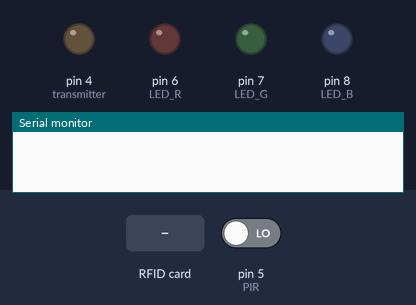
Bench run of a sketch on a simulated Arduino Uno, built with avr-gcc and run on an emulated ATmega328P. Shown: output pins drawn as LEDs (lit = HIGH), the last lines printed to the serial monitor. The test bench sets the inputs (shaded band); at power-on: pin 5 (PIR) LOW. Pins used as bus, display or sensor lines are not drawn.

Above: at 1.2 s.
1.3 s: RFID card B5 61 2B 77 held to the reader
At 1.9 s:
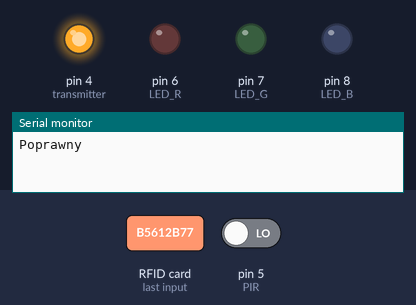
2.8 s: RFID card 5E 7A 19 C4 held to the reader
At 3.3 s:
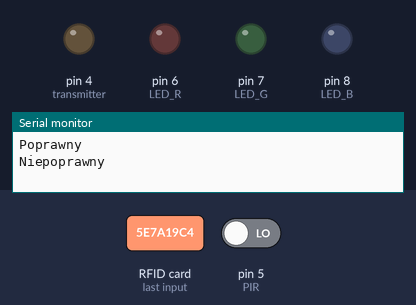
Timing chart, 0 to 5.8 s (numbered marks = the images above; inputs shaded):
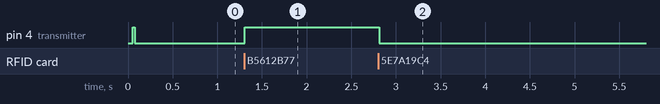

The sketch:

SM_proj.ino
```cpp
#include <PinChangeInterrupt.h>
#include <OneWire.h>

#define LED_R 6
#define LED_G 7
#define LED_B 8
#define PIR 5
#define transmitter 4

#include <SPI.h>
#include <MFRC522.h>

#define czas_trwania 5000
const byte UID[] = {0xB5, 0x61, 0x2B, 0x77};

MFRC522 rfid(10, 9);
MFRC522::MIFARE_Key key;
boolean stan = false;
unsigned long czas;
int movementDetection = 0;

void setup() {
  pinMode(PIR, INPUT);
  pinMode(LED_R, OUTPUT);
  pinMode(LED_G, OUTPUT);
  pinMode(LED_B, OUTPUT);
  pinMode(transmitter, OUTPUT);
  Serial.begin(9600);
  SPI.begin();
  rfid.PCD_Init();

  digitalWrite(LED_R, LOW);
  digitalWrite(LED_G, LOW);
  digitalWrite(LED_B, LOW);
  digitalWrite(transmitter, HIGH);

  attachPinChangeInterrupt(digitalPinToPinChangeInterrupt(PIR), movementDetect, RISING);
}

void loop() {
  if (rfid.PICC_IsNewCardPresent() && rfid.PICC_ReadCardSerial())
  {
    if (rfid.uid.uidByte[0] == UID[0] &&
        rfid.uid.uidByte[1] == UID[1] &&
        rfid.uid.uidByte[2] == UID[2] &&
        rfid.uid.uidByte[3] == UID[3])
    {
      Serial.println("Poprawny");
      stan = true;
      czas = millis() + czas_trwania;
    } else
    {
      Serial.println("Niepoprawny");
      stan = false;
    }
    rfid.PICC_HaltA();
    rfid.PCD_StopCrypto1();
  }

  if (stan && czas < millis())
    stan = false;

  digitalWrite(transmitter, stan)  ;

}

 void movementDetect()
{
  //zapal leda
}
```

Measured:
- after the input at 1.3 s, pin 4 (transmitter): LOW → HIGH at once
- after the input at 2.8 s, pin 4 (transmitter): HIGH → LOW after 0.01 s instead of 3.5 s
